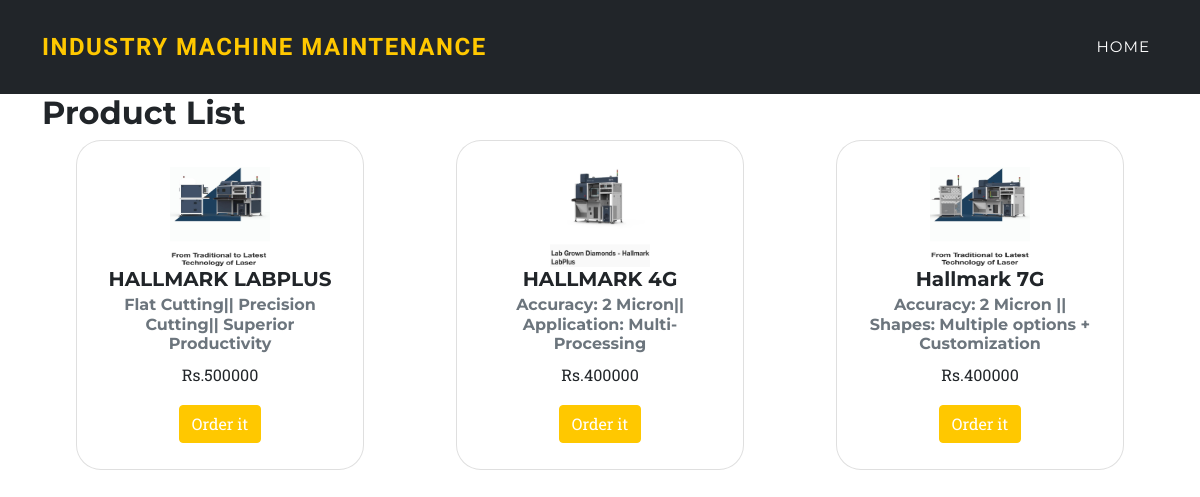
The page /customer/shop.php (signed in) on the database its author committed.
### tables this page shows
CREATE TABLE `products` (
  `id` int(11) NOT NULL,
  `item_id` varchar(15) NOT NULL,
  `item_name` text NOT NULL,
  `item_desc` text NOT NULL,
  `qty` int(3) NOT NULL,
  `price` text NOT NULL,
  `img` text NOT NULL,
  `est_time` text NOT NULL,
  `timestamp` timestamp NOT NULL DEFAULT current_timestamp() ON UPDATE current_timestamp()
);

### backend/function.php (called while the page is built, shortened)
<?php
function get_products(){
  include("db.php");
  $sql = "select * from products";
  $result = mysqli_query($conn,$sql);
  return $result;
}
?>

### customer/shop.php (the view, shortened to what this page needs)
<!DOCTYPE html>
<html lang="en">
<head>
        <link href="../assets/css/styles.css" rel="stylesheet" />
</head>
<body>
        <?php
            include_once "navbar.php";
            include "../backend/function.php";
        ?>
        <div class="container">
            <h2>Product List</h2>
            <div class="row ">
            <?php
                $data = get_products();
                while($row = mysqli_fetch_assoc($data)){ ?>
                <div class="col-sm d-flex justify-content-center">
                    <div class="card mb-3  text-center" style="width: 18rem; border-radius: 25px; padding: 10px;">
                        <div class="card-body">
                          <img src="<?php echo $row['img'];?>" alt="" height="100px" width="100px">
                          <h5 class="card-title"><?php echo $row['item_name']; ?></h5>
                          <h6 class="card-subtitle mb-2 text-muted"><?php echo $row['item_desc']?> </h6>
                          <p class="card-text"><?php echo "Rs." . $row['price']; ?></p>
                          <a href="#" class="btn btn-primary" data-toggle="modal" data-target="#exampleModal" onclick="setData('<?php echo $row['item_id']; ?>', '<?php echo $row['price']; ?>')";> Order it</a>
                        </div>
                    </div>
                </div>
            <?php    }
            ?>
        </div>
</body>
</html>

### customer/navbar.php (shortened to what this page needs)
<nav class="navbar navbar-expand-lg navbar-dark bg-dark" id="mainNav">
            <div class="container">
                <a class="navbar-brand" style="font-family: Jua;" href="#page-top">Industry Machine Maintenance</a>
                <div class="collapse navbar-collapse" id="navbarResponsive">
                    <ul class="navbar-nav text-uppercase ms-auto py-4 py-lg-0">
                        <li class="nav-item"><a class="nav-link" href="../index.php">Home</a></li>
                    </ul>
                </div>
            </div>
        </nav>

### rows shown on the page
products: img (picture), item_name "HALLMARK LABPLUS", item_desc "Flat Cutting|| Precision Cutting|| Superior Productivity", price "500000"
products: img (picture), item_name "HALLMARK 4G", item_desc "Accuracy: 2 Micron|| Application: Multi-Processing", price "400000"
products: img (picture), item_name "Hallmark 7G", item_desc "Accuracy: 2 Micron || Shapes: Multiple options + Customization", price "400000"
